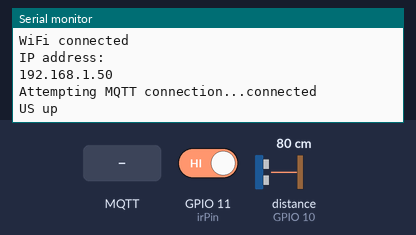
Simulated run of this sketch. Board: ESP32-S3. On the bench: the last lines printed to the serial monitor. Wiring (inferred from the names in the program): ultrasonic range finder: trigger GPIO 9; echo GPIO 10. Inputs (shaded band) come from the test bench; at power-on: GPIO 11 (irPin) HIGH, distance to the obstacle (sensor on GPIO 10) 80 cm. The echo pulse lasts 58.3 µs per cm; WiFi joins after 1.5 s; servers stay silent unless stated; no MQTT or app messages arrive unless stated.

Above: at 2.7 s.
2.8 s: GPIO 11 (irPin) driven LOW
At 4.1 s:
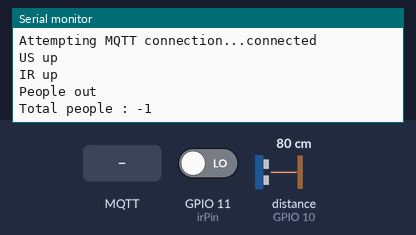
4.4 s: MQTT message "1" arrives on the first subscribed topic
At 5.5 s:
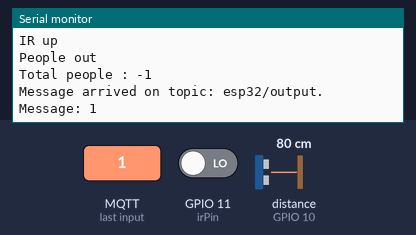
5.9 s: MQTT message "on" arrives on the first subscribed topic
At 7.1 s:
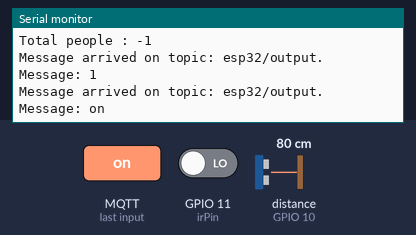
7.4 s: MQTT message "off" arrives on the first subscribed topic
At 8.3 s:
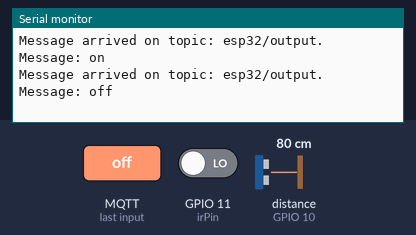

The sketch:

projetIoT.ino
```cpp
#include <WiFi.h>
#include <PubSubClient.h>
#include <stdlib.h>


const char* ssid = "iPhone";
const char* password = "12345678";

// MQTT Broker IP address:
const char* mqtt_server = "172.20.10.3";


WiFiClient espClient;
PubSubClient client(espClient);

// defines pins numbers
const int trigPin = 9;
const int echoPin = 10;
const int irPin = 11;
int presence_front_montant_ir = -1;
int presence_front_montant_us = -1;
int buffer_ir = 0;
int buffer_us = 0;


int nombre_personnes = 0;

void setup() {
  pinMode(trigPin, OUTPUT); // Sets the trigPin as an Output
  pinMode(echoPin, INPUT); // Sets the echoPin as an Input
  Serial.begin(115200); // Starts the serial communication
  pinMode(irPin, INPUT);
  digitalWrite(irPin, HIGH);

  setup_wifi();
  client.setServer(mqtt_server, 1883);
  client.setCallback(callback);
}
void loop() {

  if (!client.connected()) {
    reconnect();
  }
  client.loop();

  detecte_passage_ir();
  detecte_passage_us();
  delay(100);
  if (buffer_ir){
    buffer_ir --;
  }
  if (buffer_us){
    buffer_us --;
  }

  if (buffer_us and buffer_ir){
    if (buffer_us > buffer_ir){
      Serial.println("People in");
      nombre_personnes ++;
    }
    else if (buffer_us < buffer_ir){
      Serial.println("People out ");
      nombre_personnes --;
    }
    else {
      Serial.println("People indetermined");
    }
    buffer_us = 0;
    buffer_ir = 0;
    Serial.print("Total people : ");
    Serial.println(nombre_personnes);
    send_val_to_serv("pers", nombre_personnes);
  }

  // for (int i=0; i<BUFFERLEN/2+1;i++) add_point();
  // view_array();
  // nombre_personnes += detecter_fronts();
  // send_val_to_serv("pers", nombre_personnes);

  // Serial.print("Nombre de personnes : ");
  // Serial.println(nombre_personnes);
}

void send_val_to_serv(char *topic, int distance){
//Envoie dist
  char distanceString[64];
  dtostrf(distance, 2, 2, distanceString);
  client.publish(topic, distanceString);
}

int get_distance(){
  int distance;
  long duration;

  // Clears the trigPin
  digitalWrite(trigPin, LOW);
  delayMicroseconds(2);

  // Sets the trigPin on HIGH state for 10 micro seconds
  digitalWrite(trigPin, HIGH);
  delayMicroseconds(10);
  digitalWrite(trigPin, LOW);

  // Reads the echoPin, returns the sound wave travel time in microseconds
  duration = pulseIn(echoPin, HIGH);
  distance = duration * 0.034 / 2; // Calculating the distance
  return medianFilter(distance);

}

void setup_wifi() {
  delay(10);
  // We start by connecting to a WiFi network
  Serial.println();
  Serial.print("Connecting to ");
  Serial.println(ssid);

  WiFi.begin(ssid, password);

  while (WiFi.status() != WL_CONNECTED) {
    delay(500);
    Serial.print(".");
  }

  Serial.println("");
  Serial.println("WiFi connected");
  Serial.println("IP address: ");
  Serial.println(WiFi.localIP());
}

void reconnect() {
  // Loop until we're reconnected
  while (!client.connected()) {
    Serial.print("Attempting MQTT connection...");
    // Attempt to connect
    if (client.connect("ESP8266Client")) {
      Serial.println("connected");
      // Subscribe
      client.subscribe("esp32/output");
    } else {
      Serial.print("failed, rc=");
      Serial.print(client.state());
      Serial.println(" try again in 5 seconds");
      // Wait 5 seconds before retrying
      delay(5000);
    }
  }
}

void callback(char* topic, byte* message, unsigned int length) {
  Serial.print("Message arrived on topic: ");
  Serial.print(topic);
  Serial.print(". Message: ");
  String messageTemp;

  for (int i = 0; i < length; i++) {
    Serial.print((char)message[i]);
    messageTemp += (char)message[i];
  }
  Serial.println();

  // Feel free to add more if statements to control more GPIOs with MQTT

  // Exemple pour recevoir des message sur la carte
  // if (String(topic) == "esp32/output") {
  //   if(messageTemp == "xm"){
  //     Serial.println("Ouverture EV 1, 2");
  //   }
  // }

}


int detecte_passage_ir(){
  if (!digitalRead(irPin) && presence_front_montant_ir == -1){
    presence_front_montant_ir = 1;
    buffer_ir = 50;
    Serial.println("IR up");
    return presence_front_montant_ir;
  }
  if(digitalRead(irPin) && presence_front_montant_ir == 1){
    presence_front_montant_ir = -1;
    return presence_front_montant_ir;
  }
  return 0;
}

int detecte_passage_us(){
  if (get_distance()<50 && presence_front_montant_us == -1){
    presence_front_montant_us = 1;
    buffer_us = 50;
    Serial.println("US up");
    return presence_front_montant_us;
  }
  if(get_distance()>100 && presence_front_montant_us == 1){
    presence_front_montant_us = -1;
    return presence_front_montant_us;
  }
  return 0;
}

#define MEDIAN_WINDOW 5
long medianBuffer[MEDIAN_WINDOW];

long medianFilter(long newDistance) {
  // Décaler les valeurs
  for (int i = MEDIAN_WINDOW - 1; i > 0; i--) {
    medianBuffer[i] = medianBuffer[i - 1];
  }
  medianBuffer[0] = newDistance;

  // Copier et trier
  long sorted[MEDIAN_WINDOW];
  memcpy(sorted, medianBuffer, sizeof(medianBuffer));
  for (int i = 0; i < MEDIAN_WINDOW - 1; i++) {
    for (int j = i + 1; j < MEDIAN_WINDOW; j++) {
      if (sorted[i] > sorted[j]) {
        long temp = sorted[i];
        sorted[i] = sorted[j];
        sorted[j] = temp;
      }
    }
  }
  // Retourner la médiane
  return sorted[MEDIAN_WINDOW / 2];
}
```

Measured:
- after the input at 2.8 s, the serial monitor: prints a new line after 0.08 s (image 1)
- after the input at 4.4 s, the serial monitor: prints a new line at once (image 2)
- after the input at 5.9 s, the serial monitor: prints a new line after 0.08 s (image 3)
- after the input at 7.4 s, the serial monitor: prints a new line at once (image 4)
